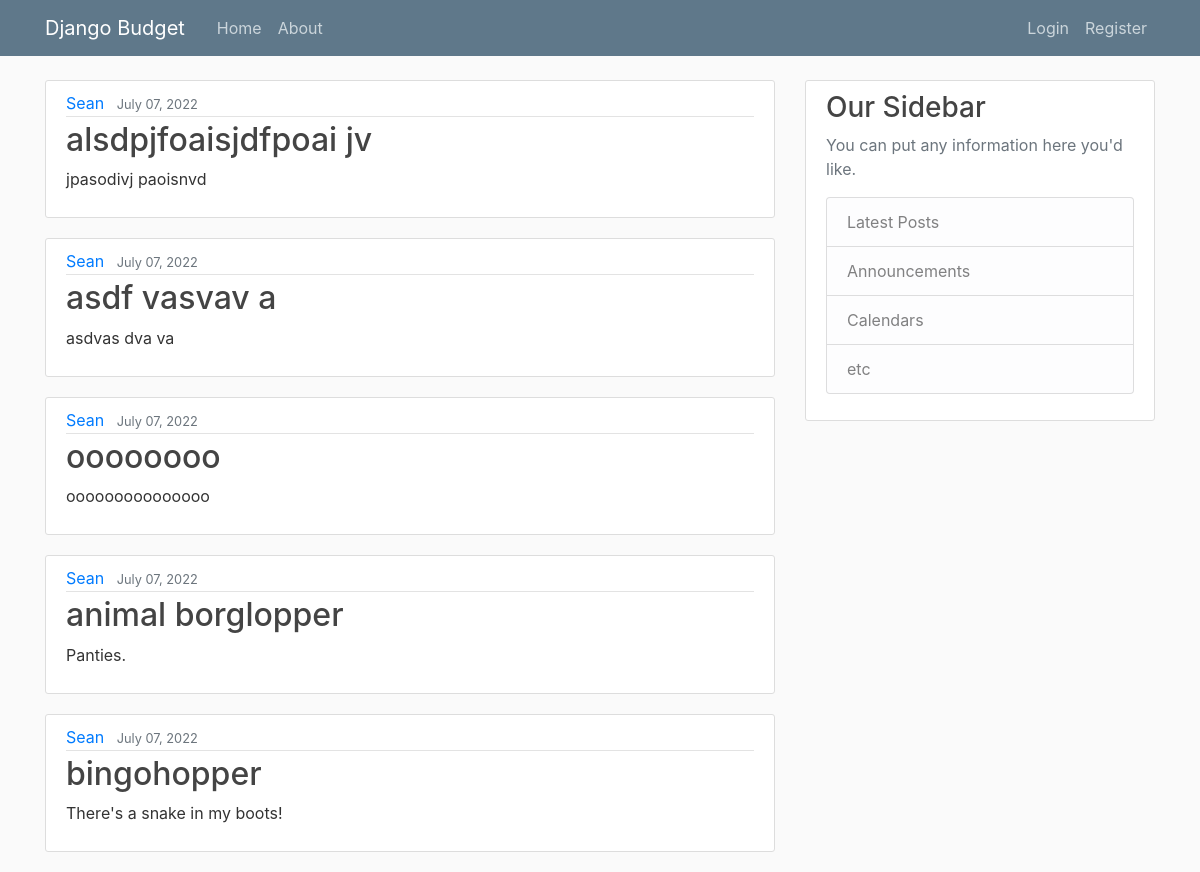
The app's page /, older data.
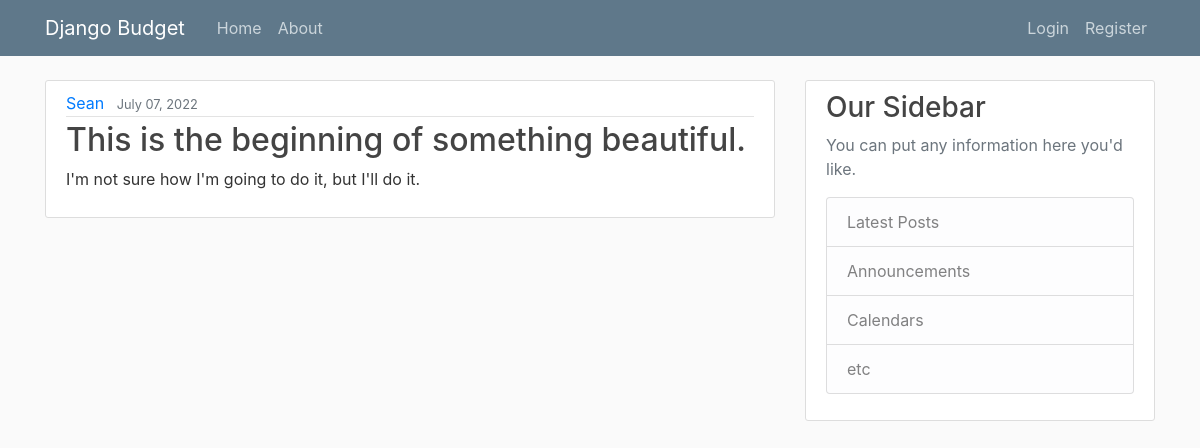
The same page, newer data.
### budget/models.py (models this page shows, shortened)
class Post(models.Model):
    title = models.CharField(max_length=100)
    content = models.TextField()
    date_posted = models.DateTimeField(default=timezone.now)
    author = models.ForeignKey(User, on_delete=models.CASCADE)

### budget/views.py (the view)
# urls.py: path('', PostListView.as_view(), name="budget-home"),
class PostListView(ListView):
    model = Post
    template_name = 'budget/home.html'
    context_object_name = 'posts'
    ordering = ['-date_posted']
    paginate_by = 5

### budget/templates/budget/home.html
{% extends "budget/base.html" %}
{% block content %}
{% for post in posts %}
<article class="media content-section">
    <div class="media-body">
        <div class="article-metadata">
            <a class="mr-2" href="#">{{ post.author }}</a>
            <small class="text-muted">{{ post.date_posted|date:"F d, Y" }}</small>
        </div>
        <h2><a class="article-title" href="#">{{ post.title }}</a></h2>
        <p class="article-content">{{ post.content }}</p>
    </div>
</article>
{% endfor %}
{% endblock content %}

Row changes from the older to the newer data that the page shows:
removed Post: author "Sean", date_posted "July 07, 2022", title "alsdpjfoaisjdfpoai jv", content "jpasodivj paoisnvd"
removed Post: author "Sean", date_posted "July 07, 2022", title "asdf vasvav a", content "asdvas dva va"
removed Post: author "Sean", date_posted "July 07, 2022", title "oooooooo", content "ooooooooooooooo"
removed Post: author "Sean", date_posted "July 07, 2022", title "animal borglopper", content "Panties."
removed Post: author "Sean", date_posted "July 07, 2022", title "bingohopper", content "There's a snake in my boots!"
added Post: author "Sean", date_posted "July 07, 2022", title "This is the beginning of something beautiful.", content "I'm not sure how I'm going to do it, but I'll do it."
